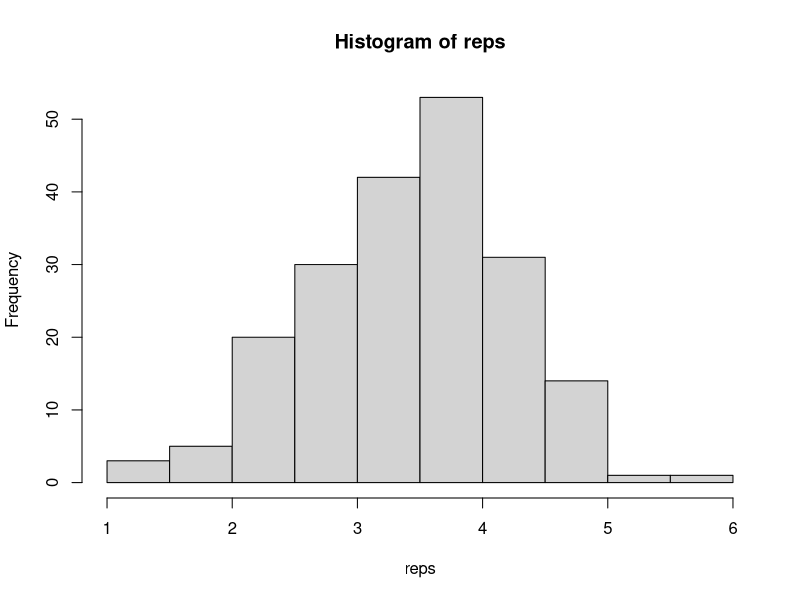
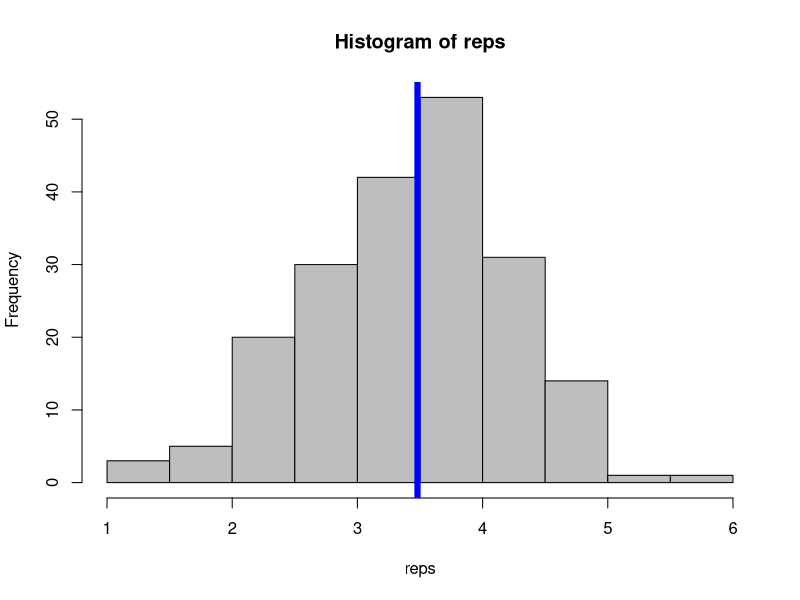
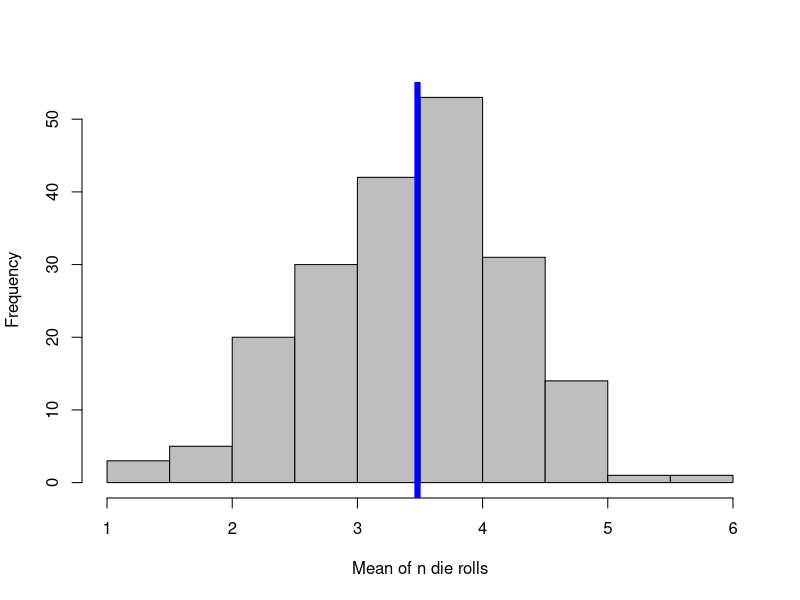
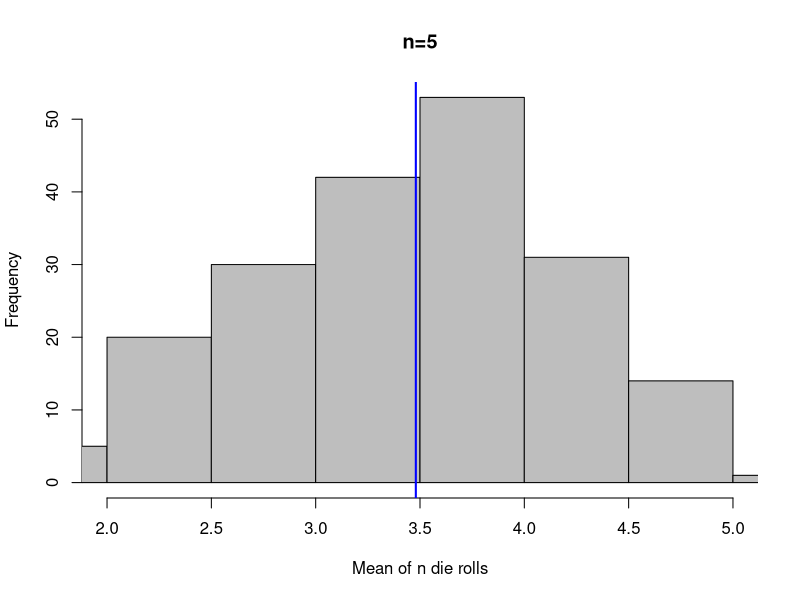
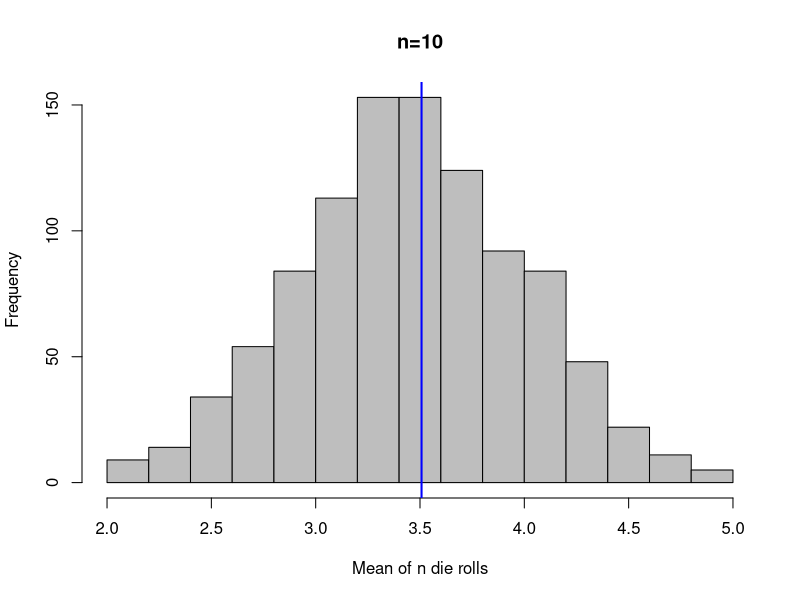
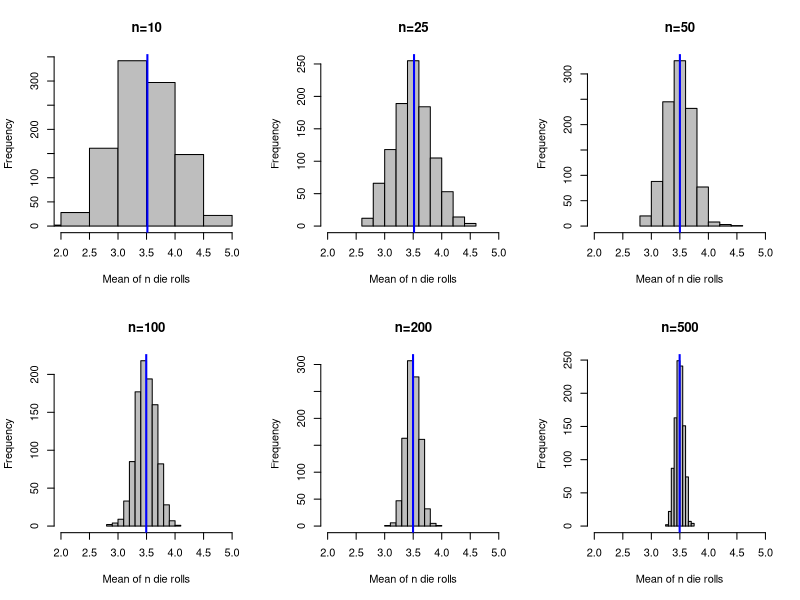
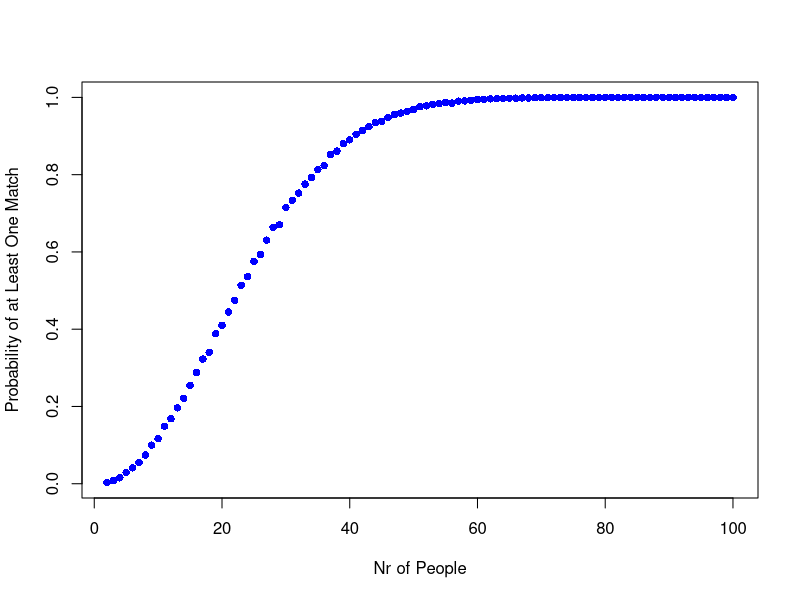

Write the R code that produced these figures, in order.
## ---- chunk 1
knitr::opts_chunk$set(echo = TRUE)
## ---- chunk 2
data(iris)
dim(iris)[1L]
dim(iris)[1]
nrow(iris)
dim(iris)[1L] == nrow(iris)
## ---- chunk 3
nrow_function <- function(x){
  dim(x)[1L]
}
nrow_function(iris)
## ---- chunk 4
for(x in 1:10){
  print(x)
}
# Spacing doesn't really matter

# ?reserved   this list variable names that you should not use!!
?reserved
## ---- chunk 5
vec <- c(rep(NA, 10))
vec
## ---- chunk 6
for(i in 1:10){
    vec[i] <- 2^(i) # if (i+2), then () are needed
}  # does indentation matter? NO
vec
# dim() is only useful if it's more than one dimension, otherwise use length()
class(vec)
## ---- chunk 7
for(i in 1:5){
    vec[i] <- 3^i
    }                
vec
#This has changed only the first five entries of `vec`
## ---- chunk 8
animal.names <- c("Cat", "Dog", "Pig", "Elephant", "Giraffe")
animal.names
## ---- chunk 9
animals.length <- rep(NA, length(animal.names))
animals.length
## ---- chunk 10
names(animals.length) <- animal.names # give animals.length names
animals.length  #See how we are building this from scratch?
## ---- chunk 11
for(i in animal.names){
  animals.length[i] <- nchar(i)
}
animals.length
## ---- chunk 12
for(x in 1:10){
  if(x < 5)
    print(x)
}
## ---- chunk 13
for (time in c(12, 1, 2, 3, 4, 5, 6, 7, 8, 9, 10, 11)){
  print(paste("The time is", time, "AM"))
}

# your code here
for (tt in c("A","B","C")) {print(tt)}
## ---- chunk 14
x <- 1:10
for (x in 1:length(x)){
    if(x > 7){
        print(x)
    }else{                     
      print("Error: number not big enough to print. x must be greater than 7")
    }
}
#Super cool! :) 
## ---- chunk 15
set.seed(1)
animal <- sample(c("cat", "dog"), 10, replace=TRUE)
animal
## ---- chunk 16
animal_sound <- ifelse(animal == "cat", "meow?", "WOOF!")       
animal_sound
## ---- chunk 17
animals_int <- ifelse(animal_sound == "WOOF!", 0, 1)
animals_int
## ---- chunk 18
animal2 <- ifelse(animals_int == 1, "cat", "dog")
animal2

animal == animal2 # sanity checks
sum(animal != animal2) 
## ---- chunk 19
# 1. 
for(i in 1:12) # what happened to the curly braces? 
    if(i < 10){
        print(paste("The time is", i, "o'clock"))
        }else{
        print("It is getting late!")
}

# your code here

## ---- chunk 20
test_function <- function(x){
  x ^ 2
}

class(test_function)        # Returns the class of `test_function`
formals(test_function)      # Shows the defined arguments
body(test_function)         # Displays the statements to be evaluated
environment(test_function)  # Returns the "global" environment
test_function               # Shows your function as you have written it
## ---- chunk 21
test_function
test_function(2)
test_function(1:10) # is this the same as c(1:10) ^ 2?
## ---- chunk 22
f <- function(x, y=2){
  (x + y) / y
}
f(x=5)
f(x = 5,y = 10) # overwritting default y value
## ---- chunk 23
f <- function(x, y=2){
  z <- 5
  (x + y) / z
}
# interfacing with server. Go to terminal and ssh to the server. then whatever big z is, it doens't live in your local computing space

# since we defined two arguments x and y, the function thinks the first one is x and the second one is y. You can overwrite y like this:
f(4, 4)  
f(x = 4, y = 4) # produces the same result

ls() # objects defined in the function environment only exist inside the function; they are not found in the global environment! 
## ---- chunk 24
z <- 5 # define z outside of the function environment

f <- function(x, y=2){
  (x + y) / z
}
f(4, 4)

ls() # the function envrionment can indeed use objects defined in the global environment. 
## ---- chunk 25
function_squared = function(x){
  for(i in 1:x){
    y <- i ^ 2
  print(y)
  }
}
function_squared(10)
## ---- chunk 26
# construct a dummy data frame 
cylinders = data.frame(height = c(3,4,5,6,7),
                       radius = c(1,3,2,1,5))

# write a function that computes the volume of these cylinders
# the two arguments are defined as the height and radius columns
cylinders_function = function(height, radius){
  volume = pi * radius ^ 2 * height
  print(volume)
}

# plug in height and radius
cylinders_function(height = cylinders$height, radius = cylinders$radius)
## ---- chunk 27
sample(1:6, 1)

# We can also use the sample function to simulate 100 die rolls...
sample(1:6, 100, replace=TRUE)
## ---- chunk 28
set.seed(1)
die_roll_mean <- function(nr_rolls){
    rolls <- sample(1:6, nr_rolls, replace=TRUE)
    mean(rolls)
}

die_roll_mean(nr_rolls = 100)
## ---- chunk 29
# 100 roll mean
reps <- replicate(200, die_roll_mean(nr_rolls = 100)) 
## ---- chunk 30
# 5 roll mean
reps <- replicate(200, die_roll_mean(nr_rolls = 5)) 
## ---- chunk 31
hist(reps)   # Tool -> Global Options -> RMarkdown -> uncheck Show output inline

hist(reps, col="grey")
abline(v=mean(reps), col="blue", lwd=6)

my_hist <- function(sims){
    hist(sims, col="grey", xlab="Mean of n die rolls", main="")
    abline(v=mean(sims), col="blue", lwd=6)
}

my_hist(sims=reps)
## ---- chunk 32
my_hist <- function(sims, n){
    hist(sims, col="grey",  xlab="Mean of n die rolls",
         main=paste0("n=",n), xlim=c(2,5)) # paste0 eliminate the spaces
    abline(v=mean(sims), col="blue", lwd=2)
    }

my_hist(sims=reps, n=5)
## ---- chunk 33
nr_die_rolls <- c(10, 25, 50, 100, 200, 500)
## ---- chunk 34
reps <- replicate(1000, die_roll_mean(nr_rolls = nr_die_rolls[1])) 
my_hist(sims=reps, n=nr_die_rolls[1])
## ---- chunk 35
par(mfrow=c(2,3)) # change plotting dimensions to 2 rows and 3 columns

for (i in 1:length(nr_die_rolls)){
    reps <- replicate(1000, die_roll_mean(nr_rolls = nr_die_rolls[i]))
    my_hist(sims=reps, n=nr_die_rolls[i])
}
## ---- chunk 36
set.seed(94705)  
birthdays <- sample(1:365, 25, replace=TRUE)
birthdays
## ---- chunk 37
unique(birthdays)
length(unique(birthdays))
## ---- chunk 38
set.seed(94705)
birthday_function <- function(people=25){
    
    # we populate the room
    birthdays <- sample(1:365, people, replace=TRUE)

    # get the unique number of bdays
    unique_bdays <- length(unique(birthdays))

    # and return a 1 if at least one bday is repeated.
    as.numeric(unique_bdays!=people)
}

birthday_function(people=25)
## ---- chunk 39
set.seed(94705)
many_sims <- replicate(1000, birthday_function(people=25)) 
## ---- chunk 40
mean(many_sims)
## ---- chunk 41
people <- 2:100
sims <- matrix(NA, nrow = length(people), ncol = 2)

for(i in 1:length(people)){
    many_sims <- replicate(5000, birthday_function(people=people[i]))
    sims[i,] <- c(people[i], mean(many_sims))
}

head(sims)
## ---- chunk 42
par(mfrow=c(1,1))
plot(x = sims[,1], y = sims[,2], 
     pch=16, col="blue", 
     xlab="Nr of People", 
     ylab="Probability of at Least One Match")
